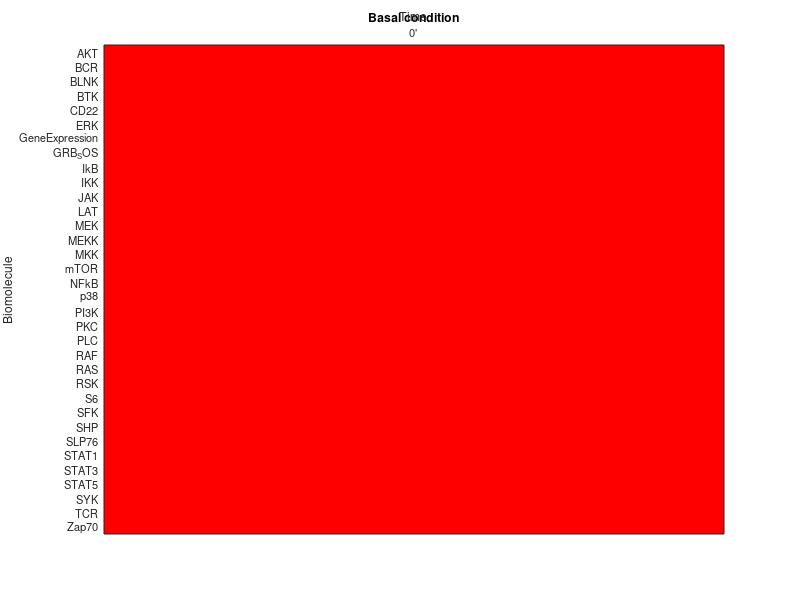

This figure's MATLAB source:
function PBMC_immune_signaling()
% BooleanSimulation
%
%  Simulates biological network using boolean expression rules.
%
%  Title: PBMC immune signaling
%  Subject: This diagram depicts the human peripheral blood mononuclear cell (PBMC) immune signaling network. PBMCs are a critical component of the immune system, helping fight infection and adapt to intruders. The diagram is modified from Figure S6 of Bodenmiller et al., 2012.
%  Author: Jonathan Karr
%  Creator: NetworkAnalyzer
%  Last Updated: Tue Jan 29 2013 07:33:56 PM

% time points
times = {'0'''};

% biomolecules
biomolecules = repmat(struct('name', '', 'expression', '', 'initialCondition', []), 34, 1);
biomolecules(1) = struct('name', 'AKT', 'expression', 'PI3K', 'initialCondition', 0);
biomolecules(2) = struct('name', 'BCR', 'expression', 'true', 'initialCondition', 0);
biomolecules(3) = struct('name', 'BLNK', 'expression', 'SYK', 'initialCondition', 0);
biomolecules(4) = struct('name', 'BTK', 'expression', 'SYK', 'initialCondition', 0);
biomolecules(5) = struct('name', 'CD22', 'expression', 'true', 'initialCondition', 0);
biomolecules(6) = struct('name', 'ERK', 'expression', 'MEK', 'initialCondition', 0);
biomolecules(7) = struct('name', 'GeneExpression', 'expression', 'STAT1 || STAT3 || STAT5 || S6 || ERK || p38 || NFkB', 'initialCondition', 0);
biomolecules(8) = struct('name', 'GRB_SOS', 'expression', 'BLNK || PLC', 'initialCondition', 0);
biomolecules(9) = struct('name', 'IkB', 'expression', 'IKK', 'initialCondition', 0);
biomolecules(10) = struct('name', 'IKK', 'expression', 'PKC', 'initialCondition', 0);
biomolecules(11) = struct('name', 'JAK', 'expression', 'true', 'initialCondition', 0);
biomolecules(12) = struct('name', 'LAT', 'expression', 'Zap70', 'initialCondition', 0);
biomolecules(13) = struct('name', 'MEK', 'expression', 'RAF', 'initialCondition', 0);
biomolecules(14) = struct('name', 'MEKK', 'expression', 'PKC', 'initialCondition', 0);
biomolecules(15) = struct('name', 'MKK', 'expression', 'MEKK', 'initialCondition', 0);
biomolecules(16) = struct('name', 'mTOR', 'expression', 'AKT', 'initialCondition', 0);
biomolecules(17) = struct('name', 'NFkB', 'expression', 'IkB', 'initialCondition', 0);
biomolecules(18) = struct('name', 'p38', 'expression', 'MKK', 'initialCondition', 0);
biomolecules(19) = struct('name', 'PI3K', 'expression', 'BTK', 'initialCondition', 0);
biomolecules(20) = struct('name', 'PKC', 'expression', 'PLC', 'initialCondition', 0);
biomolecules(21) = struct('name', 'PLC', 'expression', 'BTK || PI3K || BLNK || LAT || Zap70', 'initialCondition', 0);
biomolecules(22) = struct('name', 'RAF', 'expression', 'RAS', 'initialCondition', 0);
biomolecules(23) = struct('name', 'RAS', 'expression', 'GRB_SOS || PKC', 'initialCondition', 0);
biomolecules(24) = struct('name', 'RSK', 'expression', 'ERK', 'initialCondition', 0);
biomolecules(25) = struct('name', 'S6', 'expression', 'mTOR || RSK', 'initialCondition', 0);
biomolecules(26) = struct('name', 'SFK', 'expression', 'SHP', 'initialCondition', 0);
biomolecules(27) = struct('name', 'SHP', 'expression', 'CD22 && ~SFK', 'initialCondition', 0);
biomolecules(28) = struct('name', 'SLP76', 'expression', 'LAT', 'initialCondition', 0);
biomolecules(29) = struct('name', 'STAT1', 'expression', 'SFK || JAK', 'initialCondition', 0);
biomolecules(30) = struct('name', 'STAT3', 'expression', 'SFK || JAK', 'initialCondition', 0);
biomolecules(31) = struct('name', 'STAT5', 'expression', 'SFK || JAK', 'initialCondition', 0);
biomolecules(32) = struct('name', 'SYK', 'expression', 'BCR || SFK', 'initialCondition', 0);
biomolecules(33) = struct('name', 'TCR', 'expression', 'true', 'initialCondition', 0);
biomolecules(34) = struct('name', 'Zap70', 'expression', 'TCR', 'initialCondition', 0);

% conditions
conditions = repmat(struct('name', '', 'perturbations', []), 1, 1);
conditions(1) = struct('name', 'Basal condition', 'perturbations', []);

% allocate
states = zeros(length(biomolecules), length(times), length(conditions));

% loop over conditions
for i = 1:length(conditions)
    % initial conditions
    states(:, 1, i) = initialState(times(1), biomolecules, conditions(i).perturbations);

    % loop over times, evaluate perturbations and expression rules
    for j = 2:length(times)
        states(:, j, i) = evolveState(times(j), states(:, j, i), biomolecules, conditions(i).perturbations);
    end
    
    % plot
    cols = ceil(sqrt(length(conditions)));
    rows = ceil(length(conditions) / cols);
    subplot(rows, cols, i);
    plotTimeCourse(times, states(:, :, i), biomolecules, conditions(i).name);
end

% initial conditions
function state = initialState(time, biomolecules, perturbations)
state = [biomolecules.initialCondition];
for i = 1:length(perturbations)
    biomoleculeIdx = findBiomolecule(biomolecules,perturbations(i).biomolecule);
    if biomoleculeIdx > 0
        state(biomoleculeIdx) = eval(perturbations(i).expression);
    end
end

% time evolution
function state2 = evolveState(time, state1, biomolecules, perturbations)
vectorToVariables({biomolecules.name}, state1);
state2 = zeros(size(state1));
for i = 1:length(biomolecules)
    perturbationIdx = findPerturbation(perturbations,biomolecules(i).name);
    if perturbationIdx > 0
        state2(i) = eval(perturbations(perturbationIdx).expression);
    else
        state2(i) = eval(biomolecules(i).expression);
    end
end

% plot simulation as heatmap
function plotTimeCourse(times, states, biomolecules, condition)
img = zeros(size(states, 1), size(states, 2), 3);
for i = 1:size(states, 1)
    for j = 1:size(states, 2)
        if states(i, j)
            img(i, j, :) = [0 1 0];
        else 
            img(i, j, :) = [1 0 0];
        end
    end
end

image(img);
axis(gca, 'ij');
box(gca, 'on');

title(gca, condition, 'FontSize', 12);
xlabel(gca, 'Time', 'FontSize', 12);
ylabel(gca, 'Biomolecule', 'FontSize', 12);
set(gca, 'FontSize', 8, 'TickLength', [0 0]);
set(gca, 'XTick', 1:length(times), 'XTickLabel', times, 'XAxisLocation', 'top');
set(gca, 'YTick', 1:length(biomolecules), 'YTickLabel', {biomolecules.name});

function idx = findBiomolecule(biomolecules, name)
idx = 0;
for i = 1:length(biomolecules)
    if strcmp(biomolecules(i).name, name)
        idx = i;
        break;
    end
end

function idx = findPerturbation(perturbations, biomoleculename)
idx = 0;
for i = 1:length(perturbations)
    if strcmp(perturbations(i).biomolecule, biomoleculename)
        idx = i;
        break;
    end
end

% assign in caller variables with names and values
function vectorToVariables(names, values)
for i = 1:length(names)
    assignin('caller', names{i}, values(i));
end